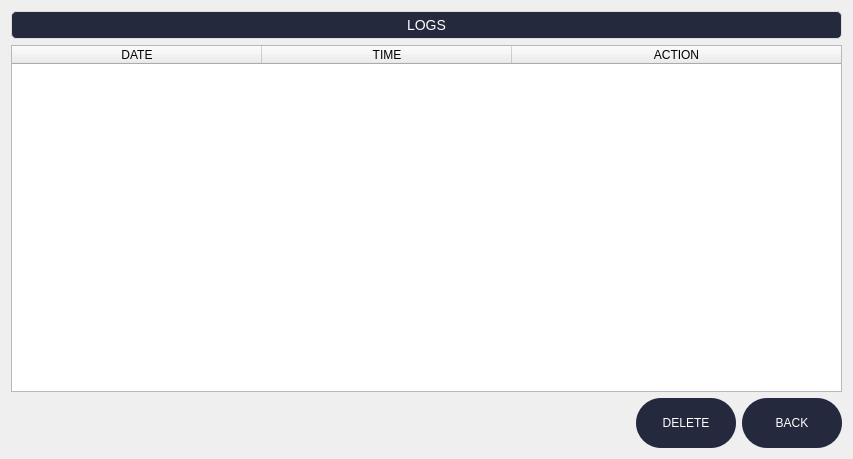
<?xml version="1.0" encoding="UTF-8"?>
<ui version="4.0">
 <class>Dialog</class>
 <widget class="QDialog" name="Dialog">
  <property name="geometry">
   <rect>
    <x>0</x>
    <y>0</y>
    <width>853</width>
    <height>459</height>
   </rect>
  </property>
  <property name="windowTitle">
   <string>Logs</string>
  </property>
  <property name="styleSheet">
   <string notr="true">
QDialong{
background-color:#f4f5fc

}</string>
  </property>
  <layout class="QGridLayout" name="gridLayout">
   <item row="0" column="0" colspan="6">
    <widget class="QLabel" name="label">
     <property name="styleSheet">
      <string notr="true">QLabel {
    color: white;
    font-size: 14px;
    font-family: &quot;Segoe UI&quot;, &quot;Arial&quot;, sans-serif;
    padding: 5px;
    background: #24293e;
    border: 1px solid #dddddd;
    border-radius: 5px;
    text-align: center;
    qproperty-alignment: 'AlignCenter';
}

QLabel[warning=&quot;true&quot;] {
    color: #d9534f;
    background: #f2dede;
    border: 1px solid #ebccd1;
}

QLabel[success=&quot;true&quot;] {
    color: #3c763d;
    background: #dff0d8;
    border: 1px solid #d6e9c6;
}

QLabel[info=&quot;true&quot;] {
    color: #31708f;
    background: #d9edf7;
    border: 1px solid #bce8f1;
}
</string>
     </property>
     <property name="text">
      <string>LOGS</string>
     </property>
     <property name="alignment">
      <set>Qt::AlignCenter</set>
     </property>
    </widget>
   </item>
   <item row="1" column="0" colspan="6">
    <widget class="QTableWidget" name="tableWidget">
     <property name="rowCount">
      <number>0</number>
     </property>
     <attribute name="horizontalHeaderDefaultSectionSize">
      <number>250</number>
     </attribute>
     <attribute name="horizontalHeaderStretchLastSection">
      <bool>true</bool>
     </attribute>
     <column>
      <property name="text">
       <string>DATE</string>
      </property>
     </column>
     <column>
      <property name="text">
       <string>TIME</string>
      </property>
     </column>
     <column>
      <property name="text">
       <string>ACTION</string>
      </property>
     </column>
    </widget>
   </item>
   <item row="2" column="5">
    <widget class="QPushButton" name="okbtn">
     <property name="sizePolicy">
      <sizepolicy hsizetype="Minimum" vsizetype="Minimum">
       <horstretch>0</horstretch>
       <verstretch>0</verstretch>
      </sizepolicy>
     </property>
     <property name="minimumSize">
      <size>
       <width>100</width>
       <height>50</height>
      </size>
     </property>
     <property name="maximumSize">
      <size>
       <width>100</width>
       <height>50</height>
      </size>
     </property>
     <property name="styleSheet">
      <string notr="true">QPushButton{

border-radius: 25px;
color: white;
background-color: #24293e;
padding-top: 20px;
padding-bottom: 20px;






}</string>
     </property>
     <property name="text">
      <string>BACK</string>
     </property>
    </widget>
   </item>
   <item row="2" column="4">
    <widget class="QPushButton" name="delbtn">
     <property name="minimumSize">
      <size>
       <width>100</width>
       <height>50</height>
      </size>
     </property>
     <property name="maximumSize">
      <size>
       <width>100</width>
       <height>50</height>
      </size>
     </property>
     <property name="styleSheet">
      <string notr="true">QPushButton{

border-radius: 25px;
color: white;
background-color: #24293e;
padding-top: 20px;
padding-bottom: 20px;






}</string>
     </property>
     <property name="text">
      <string>DELETE</string>
     </property>
    </widget>
   </item>
  </layout>
 </widget>
 <resources/>
 <connections/>
</ui>
